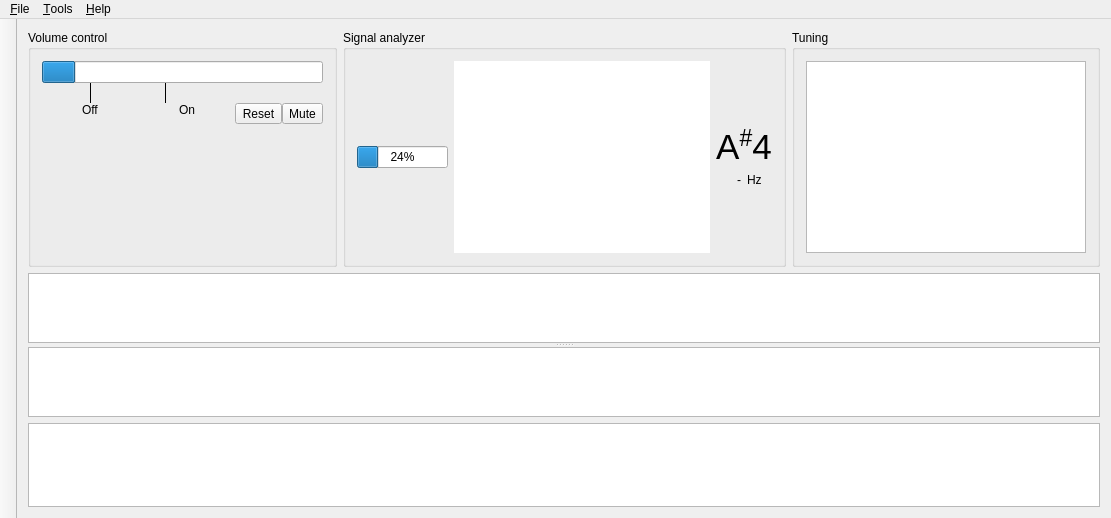
<?xml version="1.0" encoding="UTF-8"?>
<ui version="4.0">
 <class>MainWindow</class>
 <widget class="QMainWindow" name="MainWindow">
  <property name="geometry">
   <rect>
    <x>0</x>
    <y>0</y>
    <width>1111</width>
    <height>518</height>
   </rect>
  </property>
  <property name="windowTitle">
   <string>Entropy piano tuner</string>
  </property>
  <property name="windowIcon">
   <iconset resource="../media/media.qrc">
    <normaloff>:/media/images/icon_256x256.png</normaloff>:/media/images/icon_256x256.png</iconset>
  </property>
  <widget class="QWidget" name="centralWidget">
   <layout class="QVBoxLayout" name="verticalLayout" stretch="0,1,0">
    <item>
     <layout class="QHBoxLayout" name="controlLayout" stretch="1,0,1">
      <item>
       <widget class="QGroupBox" name="volumeGroupBox">
        <property name="sizePolicy">
         <sizepolicy hsizetype="Preferred" vsizetype="MinimumExpanding">
          <horstretch>0</horstretch>
          <verstretch>0</verstretch>
         </sizepolicy>
        </property>
        <property name="whatsThis">
         <string>&lt;html&gt;&lt;head/&gt;&lt;body&gt;&lt;p&gt;This widgets provides settings and information about the input level of the input device.&lt;/p&gt;&lt;/body&gt;&lt;/html&gt;</string>
        </property>
        <property name="title">
         <string>Volume control</string>
        </property>
        <layout class="QVBoxLayout" name="verticalLayout_2">
         <property name="spacing">
          <number>0</number>
         </property>
         <item>
          <widget class="VolumeControlLevel" name="volumeControlLevel">
           <property name="whatsThis">
            <string>&lt;html&gt;&lt;head/&gt;&lt;body&gt;&lt;p&gt;This bar displays the current input level. Use the buttons on the right hand side to increase or decrease this level to match the input level thresholds indicated by the lines below.&lt;/p&gt;&lt;/body&gt;&lt;/html&gt;</string>
           </property>
           <property name="value">
            <number>12</number>
           </property>
           <property name="textVisible">
            <bool>false</bool>
           </property>
          </widget>
         </item>
         <item>
          <layout class="QHBoxLayout" name="volumeControlLinesLayout" stretch="1245,0,1885,0,5900">
           <property name="spacing">
            <number>0</number>
           </property>
           <item>
            <spacer name="horizontalSpacer_4">
             <property name="orientation">
              <enum>Qt::Horizontal</enum>
             </property>
             <property name="sizeHint" stdset="0">
              <size>
               <width>0</width>
               <height>20</height>
              </size>
             </property>
            </spacer>
           </item>
           <item>
            <widget class="Line" name="line_2">
             <property name="frameShadow">
              <enum>QFrame::Plain</enum>
             </property>
             <property name="orientation">
              <enum>Qt::Vertical</enum>
             </property>
            </widget>
           </item>
           <item>
            <spacer name="horizontalSpacer">
             <property name="orientation">
              <enum>Qt::Horizontal</enum>
             </property>
             <property name="sizeHint" stdset="0">
              <size>
               <width>0</width>
               <height>0</height>
              </size>
             </property>
            </spacer>
           </item>
           <item>
            <widget class="Line" name="line">
             <property name="frameShadow">
              <enum>QFrame::Plain</enum>
             </property>
             <property name="orientation">
              <enum>Qt::Vertical</enum>
             </property>
            </widget>
           </item>
           <item>
            <spacer name="horizontalSpacer_3">
             <property name="orientation">
              <enum>Qt::Horizontal</enum>
             </property>
             <property name="sizeHint" stdset="0">
              <size>
               <width>0</width>
               <height>0</height>
              </size>
             </property>
            </spacer>
           </item>
          </layout>
         </item>
         <item>
          <layout class="QHBoxLayout" name="volumeControlLabelsLayout" stretch="0,1885,0">
           <property name="spacing">
            <number>0</number>
           </property>
           <item>
            <layout class="QHBoxLayout" name="horizontalLayout_2">
             <property name="spacing">
              <number>0</number>
             </property>
             <item>
              <spacer name="horizontalSpacer_2">
               <property name="orientation">
                <enum>Qt::Horizontal</enum>
               </property>
               <property name="sizeHint" stdset="0">
                <size>
                 <width>40</width>
                 <height>20</height>
                </size>
               </property>
              </spacer>
             </item>
            </layout>
           </item>
           <item>
            <widget class="QLabel" name="label_10">
             <property name="whatsThis">
              <string>&lt;html&gt;&lt;head/&gt;&lt;body&gt;&lt;p&gt;If the input level drops below this mark the recorder stops and does not process the input signal.&lt;/p&gt;&lt;/body&gt;&lt;/html&gt;</string>
             </property>
             <property name="text">
              <string>Off</string>
             </property>
             <property name="alignment">
              <set>Qt::AlignLeading|Qt::AlignLeft|Qt::AlignTop</set>
             </property>
            </widget>
           </item>
           <item>
            <layout class="QHBoxLayout" name="horizontalLayout">
             <property name="spacing">
              <number>0</number>
             </property>
             <item>
              <widget class="QLabel" name="label_11">
               <property name="whatsThis">
                <string>&lt;html&gt;&lt;head/&gt;&lt;body&gt;&lt;p&gt;If the input level reaches this threshold the recorder starts analyzing the signal of the input device until the level drops below the 'Off' mark.&lt;/p&gt;&lt;/body&gt;&lt;/html&gt;</string>
               </property>
               <property name="text">
                <string>On</string>
               </property>
               <property name="alignment">
                <set>Qt::AlignLeading|Qt::AlignLeft|Qt::AlignTop</set>
               </property>
              </widget>
             </item>
             <item>
              <spacer name="horizontalSpacer_5">
               <property name="orientation">
                <enum>Qt::Horizontal</enum>
               </property>
               <property name="sizeHint" stdset="0">
                <size>
                 <width>40</width>
                 <height>20</height>
                </size>
               </property>
              </spacer>
             </item>
             <item>
              <widget class="QToolButton" name="resetNoiseLevelButton">
               <property name="sizePolicy">
                <sizepolicy hsizetype="Preferred" vsizetype="Preferred">
                 <horstretch>0</horstretch>
                 <verstretch>0</verstretch>
                </sizepolicy>
               </property>
               <property name="whatsThis">
                <string>&lt;html&gt;&lt;head/&gt;&lt;body&gt;&lt;p&gt;Click this button to reset the automatic calibration of the input volume.&lt;/p&gt;&lt;/body&gt;&lt;/html&gt;</string>
               </property>
               <property name="text">
                <string notr="true">Reset</string>
               </property>
               <property name="icon">
                <iconset resource="../media/media.qrc">
                 <normaloff>:/media/images/refresh.png</normaloff>:/media/images/refresh.png</iconset>
               </property>
               <property name="iconSize">
                <size>
                 <width>32</width>
                 <height>32</height>
                </size>
               </property>
              </widget>
             </item>
             <item>
              <widget class="QToolButton" name="muteButton">
               <property name="sizePolicy">
                <sizepolicy hsizetype="Preferred" vsizetype="Preferred">
                 <horstretch>0</horstretch>
                 <verstretch>0</verstretch>
                </sizepolicy>
               </property>
               <property name="whatsThis">
                <string>&lt;html&gt;&lt;head/&gt;&lt;body&gt;&lt;p&gt;Click this button to mute the input device.&lt;/p&gt;&lt;/body&gt;&lt;/html&gt;</string>
               </property>
               <property name="text">
                <string notr="true">Mute</string>
               </property>
               <property name="icon">
                <iconset resource="../media/media.qrc">
                 <normaloff>:/media/images/micro_active.png</normaloff>
                 <normalon>:/media/images/micro_mute.png</normalon>:/media/images/micro_active.png</iconset>
               </property>
               <property name="iconSize">
                <size>
                 <width>32</width>
                 <height>32</height>
                </size>
               </property>
               <property name="checkable">
                <bool>true</bool>
               </property>
              </widget>
             </item>
            </layout>
           </item>
          </layout>
         </item>
         <item>
          <spacer name="verticalSpacer">
           <property name="orientation">
            <enum>Qt::Vertical</enum>
           </property>
           <property name="sizeType">
            <enum>QSizePolicy::Expanding</enum>
           </property>
           <property name="sizeHint" stdset="0">
            <size>
             <width>0</width>
             <height>0</height>
            </size>
           </property>
          </spacer>
         </item>
        </layout>
       </widget>
      </item>
      <item>
       <widget class="QGroupBox" name="signalAnalyzerGroupBox">
        <property name="sizePolicy">
         <sizepolicy hsizetype="Preferred" vsizetype="MinimumExpanding">
          <horstretch>0</horstretch>
          <verstretch>0</verstretch>
         </sizepolicy>
        </property>
        <property name="title">
         <string>Signal analyzer</string>
        </property>
        <layout class="QGridLayout" name="gridLayout">
         <item row="0" column="0">
          <widget class="RecordingQualityBar" name="progressQualityBar">
           <property name="whatsThis">
            <string>This bar displays the quality of the recording. All of the recorded keys should have an almost equal quality before starting the calculation.</string>
           </property>
           <property name="value">
            <number>24</number>
           </property>
           <property name="textDirection">
            <enum>QProgressBar::TopToBottom</enum>
           </property>
          </widget>
         </item>
         <item row="0" column="1">
          <widget class="RecordingStatusGraphicsView" name="recordingStatusGraphicsView">
           <property name="sizePolicy">
            <sizepolicy hsizetype="Expanding" vsizetype="Expanding">
             <horstretch>0</horstretch>
             <verstretch>0</verstretch>
            </sizepolicy>
           </property>
           <property name="whatsThis">
            <string>&lt;html&gt;&lt;head/&gt;&lt;body&gt;&lt;p&gt;This item displays the status of the recorder. A red circle indicates that the audio signal is currently recorded. A blue rotating circle is shown when the program processes the recorded signal. A green pause symbol is displayed if you can record the next key.&lt;/p&gt;&lt;/body&gt;&lt;/html&gt;</string>
           </property>
           <property name="frameShape">
            <enum>QFrame::NoFrame</enum>
           </property>
           <property name="renderHints">
            <set>QPainter::Antialiasing|QPainter::TextAntialiasing</set>
           </property>
          </widget>
         </item>
         <item row="0" column="2">
          <layout class="QVBoxLayout" name="verticalLayout_3">
           <item>
            <spacer name="verticalSpacer_2">
             <property name="orientation">
              <enum>Qt::Vertical</enum>
             </property>
             <property name="sizeHint" stdset="0">
              <size>
               <width>20</width>
               <height>0</height>
              </size>
             </property>
            </spacer>
           </item>
           <item>
            <widget class="QLabel" name="recordingCurrentKeyLabel">
             <property name="font">
              <font>
               <pointsize>26</pointsize>
              </font>
             </property>
             <property name="whatsThis">
              <string>&lt;html&gt;&lt;body&gt;&lt;p&gt;This label displays the current selected key.&lt;/p&gt;&lt;/body&gt;&lt;/html&gt;</string>
             </property>
             <property name="text">
              <string notr="true">&lt;html&gt;&lt;head/&gt;&lt;body&gt;&lt;p&gt;A&lt;span style=&quot; vertical-align:super;&quot;&gt;#&lt;/span&gt;4&lt;/p&gt;&lt;/body&gt;&lt;/html&gt;</string>
             </property>
             <property name="textFormat">
              <enum>Qt::RichText</enum>
             </property>
             <property name="alignment">
              <set>Qt::AlignCenter</set>
             </property>
            </widget>
           </item>
           <item>
            <layout class="QHBoxLayout" name="horizontalLayout_4">
             <item>
              <widget class="QLabel" name="frequencyValueLabel">
               <property name="sizePolicy">
                <sizepolicy hsizetype="Expanding" vsizetype="Preferred">
                 <horstretch>0</horstretch>
                 <verstretch>0</verstretch>
                </sizepolicy>
               </property>
               <property name="whatsThis">
                <string>This label shows the ground frequency of the selected key.</string>
               </property>
               <property name="text">
                <string notr="true">-</string>
               </property>
               <property name="alignment">
                <set>Qt::AlignRight|Qt::AlignTrailing|Qt::AlignVCenter</set>
               </property>
              </widget>
             </item>
             <item>
              <widget class="QLabel" name="label_3">
               <property name="sizePolicy">
                <sizepolicy hsizetype="Expanding" vsizetype="Preferred">
                 <horstretch>0</horstretch>
                 <verstretch>0</verstretch>
                </sizepolicy>
               </property>
               <property name="text">
                <string>Hz</string>
               </property>
              </widget>
             </item>
            </layout>
           </item>
           <item>
            <spacer name="verticalSpacer_3">
             <property name="orientation">
              <enum>Qt::Vertical</enum>
             </property>
             <property name="sizeHint" stdset="0">
              <size>
               <width>20</width>
               <height>0</height>
              </size>
             </property>
            </spacer>
           </item>
          </layout>
         </item>
        </layout>
       </widget>
      </item>
      <item>
       <widget class="QGroupBox" name="tuningGroupBox">
        <property name="sizePolicy">
         <sizepolicy hsizetype="Expanding" vsizetype="Expanding">
          <horstretch>0</horstretch>
          <verstretch>0</verstretch>
         </sizepolicy>
        </property>
        <property name="title">
         <string>Tuning</string>
        </property>
        <layout class="QHBoxLayout" name="horizontalLayout_3">
         <item>
          <widget class="ZoomedSpectrumGraphicsView" name="zoomedSpectrumGraphicsView">
           <property name="sizePolicy">
            <sizepolicy hsizetype="Expanding" vsizetype="Preferred">
             <horstretch>0</horstretch>
             <verstretch>0</verstretch>
            </sizepolicy>
           </property>
           <property name="whatsThis">
            <string>This is the tuning device. You should bring the peak and the indicator bar in the middle of the window for an optimal tuning. When tuing several strings at once, there might appear several peaks. All of them should be tuned to match the center.</string>
           </property>
          </widget>
         </item>
        </layout>
       </widget>
      </item>
     </layout>
    </item>
    <item>
     <widget class="QSplitter" name="graphSplitter">
      <property name="sizePolicy">
       <sizepolicy hsizetype="Preferred" vsizetype="Expanding">
        <horstretch>1</horstretch>
        <verstretch>1</verstretch>
       </sizepolicy>
      </property>
      <property name="orientation">
       <enum>Qt::Vertical</enum>
      </property>
      <property name="childrenCollapsible">
       <bool>false</bool>
      </property>
      <widget class="TuningCurveGraph" name="tuningCurveGraphicsView">
       <property name="sizePolicy">
        <sizepolicy hsizetype="Expanding" vsizetype="Expanding">
         <horstretch>0</horstretch>
         <verstretch>1</verstretch>
        </sizepolicy>
       </property>
       <property name="whatsThis">
        <string>&lt;html&gt;&lt;head/&gt;&lt;body&gt;&lt;p&gt;This windows displays the tuning curve.&lt;/p&gt;&lt;/body&gt;&lt;/html&gt;</string>
       </property>
      </widget>
      <widget class="FourierSpectrumGraph" name="fourierSpectrumGraphics">
       <property name="sizePolicy">
        <sizepolicy hsizetype="Expanding" vsizetype="Expanding">
         <horstretch>0</horstretch>
         <verstretch>1</verstretch>
        </sizepolicy>
       </property>
       <property name="whatsThis">
        <string>&lt;html&gt;&lt;head/&gt;&lt;body&gt;&lt;p&gt;This window displays the recorded spectrum of a single note. Bars will indicate the peaks that were found during the analysis.&lt;/p&gt;&lt;/body&gt;&lt;/html&gt;</string>
       </property>
      </widget>
     </widget>
    </item>
    <item>
     <widget class="KeyboardGraphicsView" name="keyboardGraphicsView">
      <property name="whatsThis">
       <string>&lt;html&gt;&lt;head/&gt;&lt;body&gt;&lt;p&gt;This window displays the keyboard. Each key has a small indicator that will display the current recording state of this key.&lt;/p&gt;&lt;/body&gt;&lt;/html&gt;</string>
      </property>
      <property name="renderHints">
       <set>QPainter::Antialiasing|QPainter::TextAntialiasing</set>
      </property>
     </widget>
    </item>
   </layout>
  </widget>
  <widget class="QMenuBar" name="menuBar">
   <property name="geometry">
    <rect>
     <x>0</x>
     <y>0</y>
     <width>1111</width>
     <height>26</height>
    </rect>
   </property>
   <widget class="QMenu" name="menuFile">
    <property name="title">
     <string>&amp;File</string>
    </property>
    <addaction name="action_New"/>
    <addaction name="actionOpen"/>
    <addaction name="separator"/>
    <addaction name="actionSave"/>
    <addaction name="actionSave_As"/>
    <addaction name="separator"/>
    <addaction name="actionShare"/>
    <addaction name="actionExit"/>
   </widget>
   <widget class="QMenu" name="menuTools">
    <property name="title">
     <string>&amp;Tools</string>
    </property>
    <addaction name="actionEdit_piano_data_sheet"/>
    <addaction name="actionReset_recoding"/>
    <addaction name="separator"/>
    <addaction name="actionOptions"/>
   </widget>
   <widget class="QMenu" name="menuHelp">
    <property name="title">
     <string>&amp;Help</string>
    </property>
    <addaction name="actionTutorial"/>
    <addaction name="actionManual"/>
    <addaction name="separator"/>
    <addaction name="actionAbout"/>
    <addaction name="actionView_log"/>
    <addaction name="separator"/>
    <addaction name="actionGuide_enabled"/>
    <addaction name="separator"/>
   </widget>
   <addaction name="menuFile"/>
   <addaction name="menuTools"/>
   <addaction name="menuHelp"/>
  </widget>
  <widget class="QToolBar" name="modeToolBar">
   <property name="movable">
    <bool>false</bool>
   </property>
   <property name="allowedAreas">
    <set>Qt::LeftToolBarArea</set>
   </property>
   <attribute name="toolBarArea">
    <enum>LeftToolBarArea</enum>
   </attribute>
   <attribute name="toolBarBreak">
    <bool>false</bool>
   </attribute>
  </widget>
  <action name="actionOpen">
   <property name="icon">
    <iconset theme="document-open"/>
   </property>
   <property name="text">
    <string>&amp;Open</string>
   </property>
  </action>
  <action name="actionSave">
   <property name="icon">
    <iconset theme="document-save"/>
   </property>
   <property name="text">
    <string>&amp;Save</string>
   </property>
  </action>
  <action name="actionExit">
   <property name="icon">
    <iconset theme="application-exit"/>
   </property>
   <property name="text">
    <string>E&amp;xit</string>
   </property>
  </action>
  <action name="actionAbout">
   <property name="icon">
    <iconset theme="help-about"/>
   </property>
   <property name="text">
    <string>About</string>
   </property>
  </action>
  <action name="actionOpen_sound_control">
   <property name="text">
    <string>Open sound control</string>
   </property>
  </action>
  <action name="actionSave_As">
   <property name="icon">
    <iconset theme="document-save-as"/>
   </property>
   <property name="text">
    <string>Save &amp;As</string>
   </property>
  </action>
  <action name="action_New">
   <property name="icon">
    <iconset theme="document-new"/>
   </property>
   <property name="text">
    <string>&amp;New</string>
   </property>
  </action>
  <action name="actionEdit_piano_data_sheet">
   <property name="icon">
    <iconset theme="document-properties"/>
   </property>
   <property name="text">
    <string>&amp;Edit piano data sheet</string>
   </property>
  </action>
  <action name="actionShare">
   <property name="icon">
    <iconset theme="document-send"/>
   </property>
   <property name="text">
    <string>Share</string>
   </property>
   <property name="visible">
    <bool>false</bool>
   </property>
  </action>
  <action name="actionView_log">
   <property name="text">
    <string>View log</string>
   </property>
  </action>
  <action name="actionGuide_enabled">
   <property name="checkable">
    <bool>true</bool>
   </property>
   <property name="text">
    <string>Guide enabled</string>
   </property>
  </action>
  <action name="actionOptions">
   <property name="text">
    <string>&amp;Options</string>
   </property>
  </action>
  <action name="actionReset_recoding">
   <property name="icon">
    <iconset theme="edit-clear"/>
   </property>
   <property name="text">
    <string>&amp;Reset recoding</string>
   </property>
  </action>
  <action name="actionManual">
   <property name="text">
    <string>Manual</string>
   </property>
  </action>
  <action name="actionTutorial">
   <property name="icon">
    <iconset theme="help-contents"/>
   </property>
   <property name="text">
    <string>Tutorial</string>
   </property>
  </action>
 </widget>
 <layoutdefault spacing="6" margin="11"/>
 <customwidgets>
  <customwidget>
   <class>KeyboardGraphicsView</class>
   <extends>QGraphicsView</extends>
   <header>keyboardgraphicsview.h</header>
  </customwidget>
  <customwidget>
   <class>VolumeControlLevel</class>
   <extends>QProgressBar</extends>
   <header>volumecontrollevel.h</header>
  </customwidget>
  <customwidget>
   <class>FourierSpectrumGraph</class>
   <extends>QGraphicsView</extends>
   <header>fourierspectrumgraph.h</header>
  </customwidget>
  <customwidget>
   <class>TuningCurveGraph</class>
   <extends>QGraphicsView</extends>
   <header>tuningcurvegraph.h</header>
  </customwidget>
  <customwidget>
   <class>ZoomedSpectrumGraphicsView</class>
   <extends>QGraphicsView</extends>
   <header>zoomedspectrumgraphicsview.h</header>
  </customwidget>
  <customwidget>
   <class>RecordingStatusGraphicsView</class>
   <extends>QGraphicsView</extends>
   <header>recordingstatusgraphicsview.h</header>
  </customwidget>
  <customwidget>
   <class>RecordingQualityBar</class>
   <extends>QProgressBar</extends>
   <header>recordingqualitybar.h</header>
  </customwidget>
 </customwidgets>
 <resources>
  <include location="../media/media.qrc"/>
 </resources>
 <connections>
  <connection>
   <sender>actionExit</sender>
   <signal>triggered()</signal>
   <receiver>MainWindow</receiver>
   <slot>close()</slot>
   <hints>
    <hint type="sourcelabel">
     <x>-1</x>
     <y>-1</y>
    </hint>
    <hint type="destinationlabel">
     <x>474</x>
     <y>332</y>
    </hint>
   </hints>
  </connection>
  <connection>
   <sender>actionOpen</sender>
   <signal>triggered()</signal>
   <receiver>MainWindow</receiver>
   <slot>onFileOpen()</slot>
   <hints>
    <hint type="sourcelabel">
     <x>-1</x>
     <y>-1</y>
    </hint>
    <hint type="destinationlabel">
     <x>474</x>
     <y>332</y>
    </hint>
   </hints>
  </connection>
  <connection>
   <sender>actionSave</sender>
   <signal>triggered()</signal>
   <receiver>MainWindow</receiver>
   <slot>onFileSave()</slot>
   <hints>
    <hint type="sourcelabel">
     <x>-1</x>
     <y>-1</y>
    </hint>
    <hint type="destinationlabel">
     <x>474</x>
     <y>332</y>
    </hint>
   </hints>
  </connection>
  <connection>
   <sender>actionAbout</sender>
   <signal>triggered()</signal>
   <receiver>MainWindow</receiver>
   <slot>onAbout()</slot>
   <hints>
    <hint type="sourcelabel">
     <x>-1</x>
     <y>-1</y>
    </hint>
    <hint type="destinationlabel">
     <x>474</x>
     <y>332</y>
    </hint>
   </hints>
  </connection>
  <connection>
   <sender>actionOpen_sound_control</sender>
   <signal>triggered()</signal>
   <receiver>MainWindow</receiver>
   <slot>onOpenSoundControl()</slot>
   <hints>
    <hint type="sourcelabel">
     <x>-1</x>
     <y>-1</y>
    </hint>
    <hint type="destinationlabel">
     <x>474</x>
     <y>332</y>
    </hint>
   </hints>
  </connection>
  <connection>
   <sender>actionSave_As</sender>
   <signal>triggered()</signal>
   <receiver>MainWindow</receiver>
   <slot>onFileSaveAs()</slot>
   <hints>
    <hint type="sourcelabel">
     <x>-1</x>
     <y>-1</y>
    </hint>
    <hint type="destinationlabel">
     <x>384</x>
     <y>292</y>
    </hint>
   </hints>
  </connection>
  <connection>
   <sender>action_New</sender>
   <signal>triggered()</signal>
   <receiver>MainWindow</receiver>
   <slot>onFileNew()</slot>
   <hints>
    <hint type="sourcelabel">
     <x>-1</x>
     <y>-1</y>
    </hint>
    <hint type="destinationlabel">
     <x>384</x>
     <y>292</y>
    </hint>
   </hints>
  </connection>
  <connection>
   <sender>actionEdit_piano_data_sheet</sender>
   <signal>triggered()</signal>
   <receiver>MainWindow</receiver>
   <slot>onEditPianoDataSheet()</slot>
   <hints>
    <hint type="sourcelabel">
     <x>-1</x>
     <y>-1</y>
    </hint>
    <hint type="destinationlabel">
     <x>384</x>
     <y>292</y>
    </hint>
   </hints>
  </connection>
  <connection>
   <sender>actionShare</sender>
   <signal>triggered()</signal>
   <receiver>MainWindow</receiver>
   <slot>onFileShare()</slot>
   <hints>
    <hint type="sourcelabel">
     <x>-1</x>
     <y>-1</y>
    </hint>
    <hint type="destinationlabel">
     <x>384</x>
     <y>292</y>
    </hint>
   </hints>
  </connection>
  <connection>
   <sender>actionView_log</sender>
   <signal>triggered()</signal>
   <receiver>MainWindow</receiver>
   <slot>onViewLog()</slot>
   <hints>
    <hint type="sourcelabel">
     <x>-1</x>
     <y>-1</y>
    </hint>
    <hint type="destinationlabel">
     <x>384</x>
     <y>292</y>
    </hint>
   </hints>
  </connection>
  <connection>
   <sender>actionGuide_enabled</sender>
   <signal>toggled(bool)</signal>
   <receiver>MainWindow</receiver>
   <slot>onGuideEnabled(bool)</slot>
   <hints>
    <hint type="sourcelabel">
     <x>-1</x>
     <y>-1</y>
    </hint>
    <hint type="destinationlabel">
     <x>535</x>
     <y>310</y>
    </hint>
   </hints>
  </connection>
  <connection>
   <sender>actionOptions</sender>
   <signal>triggered()</signal>
   <receiver>MainWindow</receiver>
   <slot>onOptions()</slot>
   <hints>
    <hint type="sourcelabel">
     <x>-1</x>
     <y>-1</y>
    </hint>
    <hint type="destinationlabel">
     <x>535</x>
     <y>310</y>
    </hint>
   </hints>
  </connection>
  <connection>
   <sender>actionReset_recoding</sender>
   <signal>triggered()</signal>
   <receiver>MainWindow</receiver>
   <slot>onResetRecording()</slot>
   <hints>
    <hint type="sourcelabel">
     <x>-1</x>
     <y>-1</y>
    </hint>
    <hint type="destinationlabel">
     <x>536</x>
     <y>310</y>
    </hint>
   </hints>
  </connection>
  <connection>
   <sender>actionManual</sender>
   <signal>triggered()</signal>
   <receiver>MainWindow</receiver>
   <slot>onManual()</slot>
   <hints>
    <hint type="sourcelabel">
     <x>-1</x>
     <y>-1</y>
    </hint>
    <hint type="destinationlabel">
     <x>555</x>
     <y>258</y>
    </hint>
   </hints>
  </connection>
  <connection>
   <sender>resetNoiseLevelButton</sender>
   <signal>clicked()</signal>
   <receiver>MainWindow</receiver>
   <slot>onResetNoiseLevel()</slot>
   <hints>
    <hint type="sourcelabel">
     <x>254</x>
     <y>144</y>
    </hint>
    <hint type="destinationlabel">
     <x>555</x>
     <y>258</y>
    </hint>
   </hints>
  </connection>
  <connection>
   <sender>actionTutorial</sender>
   <signal>triggered()</signal>
   <receiver>MainWindow</receiver>
   <slot>onTutorial()</slot>
   <hints>
    <hint type="sourcelabel">
     <x>-1</x>
     <y>-1</y>
    </hint>
    <hint type="destinationlabel">
     <x>555</x>
     <y>258</y>
    </hint>
   </hints>
  </connection>
  <connection>
   <sender>muteButton</sender>
   <signal>toggled(bool)</signal>
   <receiver>MainWindow</receiver>
   <slot>onToggleMute(bool)</slot>
   <hints>
    <hint type="sourcelabel">
     <x>289</x>
     <y>138</y>
    </hint>
    <hint type="destinationlabel">
     <x>555</x>
     <y>258</y>
    </hint>
   </hints>
  </connection>
 </connections>
 <slots>
  <slot>onFileSave()</slot>
  <slot>onFileOpen()</slot>
  <slot>onAbout()</slot>
  <slot>onStartCalculation()</slot>
  <slot>onFileSaveAs()</slot>
  <slot>onFileNew()</slot>
  <slot>onEditPianoDataSheet()</slot>
  <slot>onFileShare()</slot>
  <slot>onViewLog()</slot>
  <slot>onGuideEnabled(bool)</slot>
  <slot>onOptions()</slot>
  <slot>onInputLevelChanged(int)</slot>
  <slot>onResetRecording()</slot>
  <slot>onResetNoiseLevel()</slot>
  <slot>onManual()</slot>
  <slot>onToggleMute(bool)</slot>
  <slot>onTutorial()</slot>
 </slots>
</ui>
